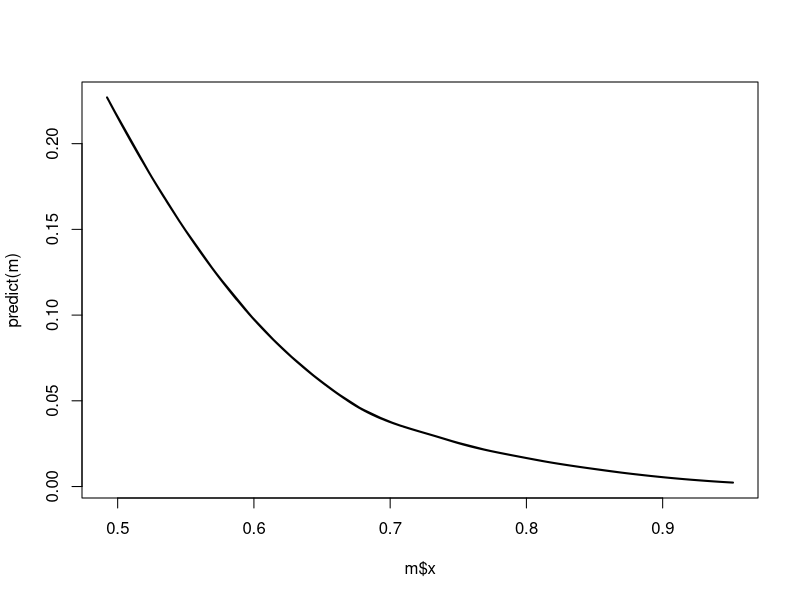

Here is the R script that generated this plot: (Note: a time limit stopped this script after it produced the figure.)
##different prev
set.seed(10101010)
x<-rnorm(5000)
tab<-list()
for (b0 in seq(0,3,by=.005)) {
    k<-exp(b0+.5*x)
    p<-k/(1+k)
    y<-rbinom(length(x),1,p)
    df<-data.frame(x=x,y=y,oos=rbinom(1:length(x),1,.1))
    m0<-glm(y~1,df,family="binomial")
    m1<-glm(y~x,df,family="binomial")
    df$p0<-predict(m0,type="response")
    df$p1<-predict(m1,type="response")
    ll<-function(x,p) {
        z<-log(p)*x+log(1-p)*(1-x)
        z<-sum(z)/length(z)
        exp(z)
    }    
    ##baseline prediction
    a0<-ll(x=df$y,p=df$p0)
    f<-function(p,a) abs(p*log(p)+(1-p)*log(1-p)-log(a))
    p0<-nlminb(.5,f,lower=0.001,upper=.999,a=a0)$par
    ##enhanced prediction
    a1<-ll(x=df$y,p=df$p1)
    p1<-nlminb(.5,f,lower=0.001,upper=.999,a=a1)$par
    ##the single-blind bet
    ew<-(p1-p0)/p0
    tab[[as.character(b0)]]<-c(mean(df$y),ew)
}

z<-do.call("rbind",tab)
m<-loess(z[,2]~z[,1])
plot(m$x,predict(m),type='l',lwd=2)


############################################################3
############################################################3
############################################################3
############################################################3
##same ew
ew<- 0.1
set.seed(10101010)
x<-rnorm(5000)
tab<-list()
for (b0 in seq(0,6,by=.1)) {
    tmp<-list()
    print(b0)
    for (b1 in seq(0,10,by=.1)) {
        k<-exp(b0+b1*x)
        p<-k/(1+k)
        y<-rbinom(length(x),1,p)
        df<-data.frame(x=x,y=y,oos=rbinom(1:length(x),1,.1))
        m0<-glm(y~1,df,family="binomial")
        m1<-glm(y~x,df,family="binomial")
        df$p0<-predict(m0,type="response")
        df$p1<-predict(m1,type="response")
        ll<-function(x,p) {
            z<-log(p)*x+log(1-p)*(1-x)
            z<-sum(z)/length(z)
            exp(z)
        }    
        ##baseline prediction
        a0<-ll(x=df$y,p=df$p0)
        f<-function(p,a) abs(p*log(p)+(1-p)*log(1-p)-log(a))
        p0<-nlminb(.5,f,lower=0.001,upper=.999,a=a0)$par
        ##enhanced prediction
        a1<-ll(x=df$y,p=df$p1)
        p1<-nlminb(.5,f,lower=0.001,upper=.999,a=a1)$par
        ##the single-blind bet
        ew.tmp<-(p1-p0)/p0
        tmp[[as.character(b1)]]<-c(mean(df$y),b1,ew.tmp)
    }
    tmp<-do.call("rbind",tmp)
    ii<-which.min(abs(tmp[,3]-ew))
    tab[[as.character(b0)]]<-tmp[ii,c(1,2)]
}

z<-do.call("rbind",tab)
m<-loess(z[,2]~z[,1])
plot(m$x,predict(m),type='l',lwd=2)
points(z[,1],z[,2],col='gray',cex=.5)
